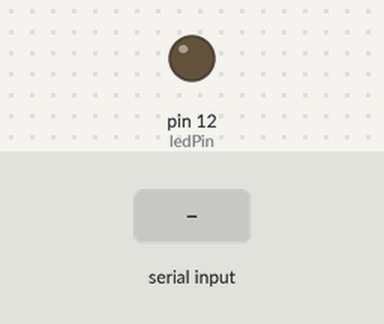
Bench run of a sketch on a simulated Arduino Uno, built with avr-gcc and run on an emulated ATmega328P. Shown: output pins drawn as LEDs (lit = HIGH). Inputs (shaded band) come from the test bench.

Above: at 1.2 s.
1.3 s: "90 45\n" received over Serial
At 1.7 s:
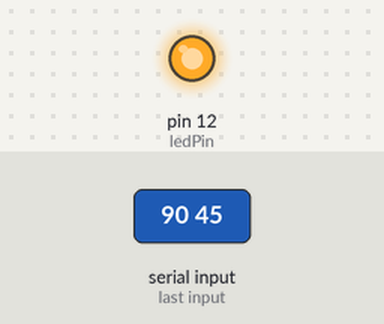
Timing chart, 0 to 10.3 s (numbered marks = the images above; inputs shaded):
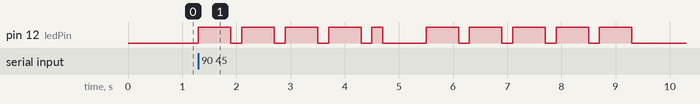

Measured:
- after the input at 1.3 s, pin 12 (ledPin): goes 4 × (HIGH 0.60 s, LOW 0.20 s), HIGH 0.20 s, LOW 0.80 s, 4 × (HIGH 0.60 s, LOW 0.20 s), HIGH 0.60 s, then LOW, starting at once

The sketch:

transmisor_v1.ino
```cpp
/*
Permite escribir una frase en nuestro ordenador y hacer
que la placa Arduino lo convierta en los puntos y rayas
apropiados del código Morse encendiendo y apagando un LED.
*/

// Constantes y vectores
int ledPin = 12; // Constante para el pin del LED
int espera = 200; // Duración de un punto

// Array con las letras del alfabeto Morse (De la 'A' a la 'Z')
char* letras[] = {
  ".-",   "-...", "-.-.", "-..",  ".",   // A, B, C, D, E
  "..-.", "--.",  "....", "..",   ".---",// F, G, H, I, J
  "-.-",  ".-..", "--",   "-.",   "---", // K, L, M, N, O
  ".--.", "--.-", ".-.",  "...",  "-",   // P, Q, R, S, T
  "..-",  "...-", ".--",  "-..-", "-.--",// U, V, W, X, Y
  "--.."  // Z
};

// Array con los números del alfabeto Morse (Del '0' al '9')
char* numeros[] = {
  "-----", ".----",  // 0, 1
  "..---", "...--",  // 2, 3
  "....-", ".....",  // 4, 5
  "-....", "--...",  // 6, 7
  "---..", "----."   // 8, 9
};

void setup()
{
  pinMode(ledPin, OUTPUT);
  Serial.begin(9600); // Inicia la comunicación
}

void loop()
{
  char caracter;

  // Comprobación de datos a leer
  if(Serial.available()){ // Si hay algo que leer del USB
  	caracter = Serial.read(); // Leer una letra

    // Según el caracter
    if(caracter >= 'a' && caracter <= 'z'){
    	mostrarSecuencia(letras[caracter - 'a']); // Minúscula
    }
    else if(caracter >= 'A' && caracter <= 'Z'){
    	mostrarSecuencia(letras[caracter - 'A']); // Mayúscula
    }
    else if(caracter >= '0' && caracter <= '9'){
    	mostrarSecuencia(numeros[caracter - '0']); // Número
    }
    else if(caracter == ' '){
    	delay(espera *4); // Espacio entre palabras
    }
  }
}

// Función auxiliar para emitir simboloes de un caracter
void mostrarSecuencia(char* secuencia)
{
  int i=0;

  // Recorre la cadena hasta encontrar el carácter nulo de fin de cadena (NULL)
  while(secuencia[i] != NULL)
  {
    encenderLED(secuencia[i]); // Emite punto o raya
    i++;
  }
  delay(espera *3); // Espacio entre letras
}

// Función auxiliar para encendder el LED
void encenderLED(char puntoOBarra)
{
  digitalWrite(ledPin, HIGH); // Encender LED

  if(puntoOBarra == '.')
  {
    delay(espera); // Pausa de un punto (1 unidad de tiempo)
  }
  else // es -
  {
    delay(espera *3); // Pausa de un guion (3 unidades de tiempo)
  }
  digitalWrite(ledPin, LOW); // Apagar LED
  delay(espera); // espacio entre destellos
}
```
